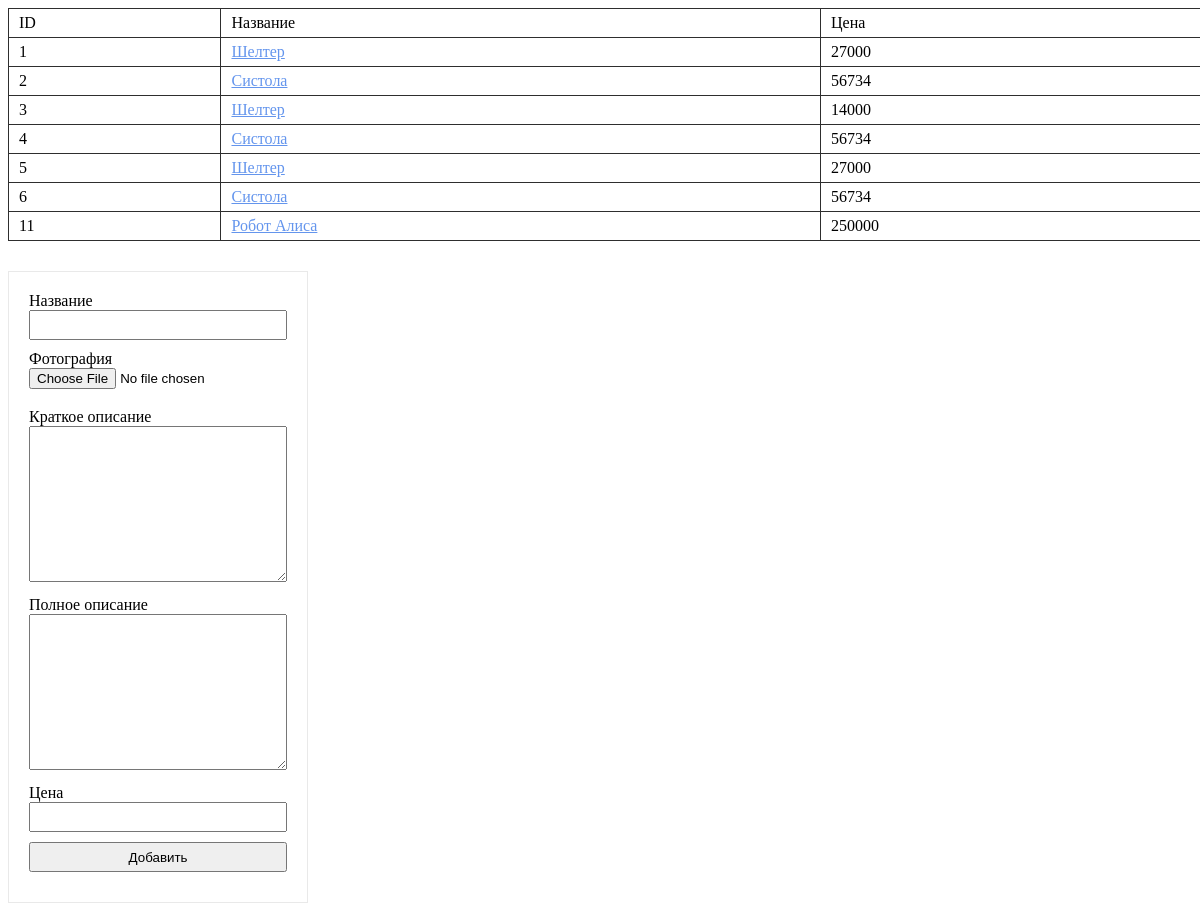
The app's page /admin/index.php with its own data.
### tables this page shows
CREATE TABLE `goods` (
  `id` tinyint(3) NOT NULL,
  `name` varchar(255) NOT NULL,
  `photo` varchar(255) NOT NULL,
  `info` text NOT NULL,
  `description` text NOT NULL,
  `price` double NOT NULL
);

### functions.php (the view, shortened to what this page needs)
<?
	function connection($request) {
		global $connect;
		$sql = $request;
		return mysqli_query($connect, $sql);
	}
	function goodsAdminCompiler() {
		$goods = '';
		$result = connection("select * from goods");
		while($data = mysqli_fetch_assoc($result)) {
			$goods .=
				'<tr><td>' . $data[id] . '</td>
				<td><a href="edit.php?id=' . $data[id] . '">'. $data[name] .'</a></td>
				<td>' . $data[price] . '</td></tr>';
		}
		return $goods;
	}

### admin/index.php (shortened to what this page needs)
<?
	include "../config.php";
	include "../functions.php";
	?>
<!doctype html>
<html lang="en">
<head>
	<link rel="stylesheet" href="../styles.css">
</head>
<body>
<div class="container">
	<table class="admin-goods-list">
		<tr>
			<td>ID</td>
			<td>Название</td>
			<td>Цена</td>
		</tr>
		<?=goodsAdminCompiler()?>
	</table>
	<form id="create" method="post" action="newGood.php" enctype="multipart/form-data">
		<label for="name">Название</label>
		<input type="text" id="name" name="name">
		<label for="photo">Фотография</label>
		<input type="file" id="photo" name="photo">
		<label for="short_desc">Краткое описание</label>
		<textarea name="short_desc" cols="30" rows="10" id="short_desc"></textarea>
		<label for="desc">Полное описание</label>
		<textarea name="desc" cols="30" rows="10" id="desc"></textarea>
		<label for="price">Цена</label>
		<input type="text" id="price" name="price">
		<input type="submit" value="Добавить" class="send">
	</form>
</div>
</body>
</html>

### styles.css (style rules this page uses)
* { box-sizing: border-box; }
a { text-decoration: none; color: #2e2e2e; }
.container { width: 1200px; margin: 0 auto; }
.admin-goods-list { border-collapse: collapse; width: 100%; }
.admin-goods-list td { border: 1px solid #2e2e2e; padding: 5px 10px; }
.admin-goods-list a { color: cornflowerblue; text-decoration: underline; }
#create { width: 300px; margin-top: 30px; padding: 20px; border: 1px solid #e9e9e9; }
#create input { height: 30px; }
#create input, #create textarea { width: 100%; margin-bottom: 10px; }

### records on screen
goods: id "1", name "Шелтер", price "27000"
goods: id "2", name "Систола", price "56734"
goods: id "3", name "Шелтер", price "14000"
goods: id "4", name "Систола", price "56734"
goods: id "5", name "Шелтер", price "27000"
goods: id "6", name "Систола", price "56734"
goods: id "11", name "Робот Алиса", price "250000"
